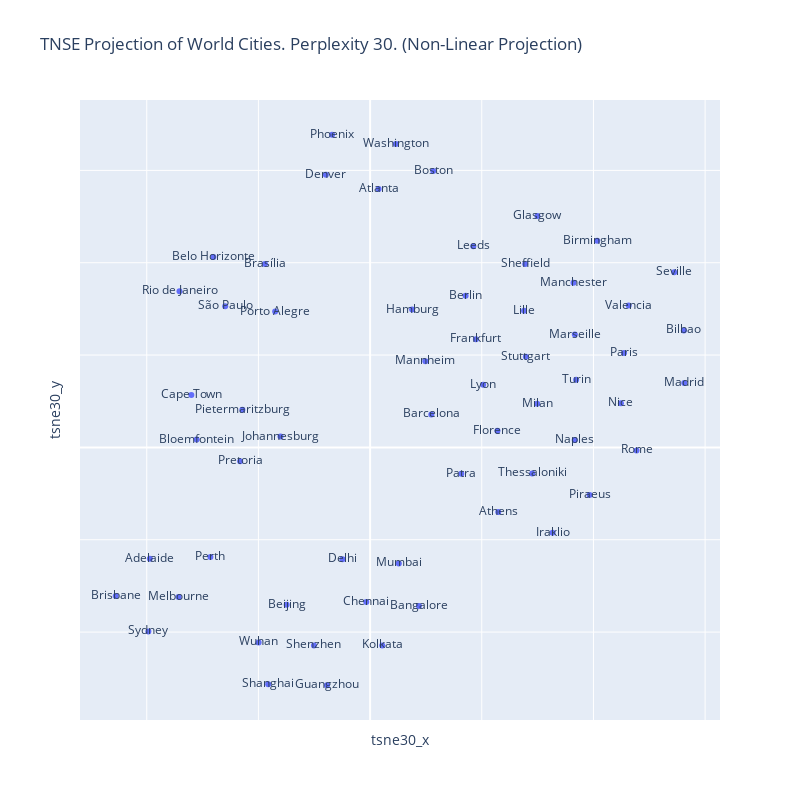

The notebook cell saved with this chart:
### Code cell
fig = px.scatter(world_results, x="tsne30_x", y="tsne30_y",
                text="city", 
                width=800, height=800, 
                title="TNSE Projection of World Cities. Perplexity 30. (Non-Linear Projection)")


fig.update_xaxes(
    showticklabels=False
)
fig.update_yaxes(
    showticklabels=False
)

fig

### Figure 1 — Plotly figure (JSON) as saved in the notebook; plotly's stock layout.template omitted (floating-point values rounded to 4 significant figures)
{"data": [{"hovertemplate": "tsne30_x=%{x}<br>tsne30_y=%{y}<br>city=%{text}<extra></extra>", "legendgroup": "", "marker": {"color": "#636efa", "symbol": "circle"}, "mode": "markers+text", "name": "", "orientation": "v", "showlegend": false, "text": ["Sydney", "Melbourne", "Brisbane", "Perth", "Adelaide", "São Paulo", "Rio de Janeiro", "Belo Horizonte", "Porto Alegre", "Brasília", "Shanghai", "Beijing", "Guangzhou", "Shenzhen", "Wuhan", "Paris", "Lyon", "Marseille", "Lille", "Nice", "Berlin", "Stuttgart", "Frankfurt", "Mannheim", "Hamburg", "Athens", "Thessaloniki", "Piraeus", "Patra", "Iraklio", "Mumbai", "Delhi", "Kolkata", "Chennai", "Bangalore", "Rome", "Milan", "Naples", "Turin", "Florence", "Johannesburg", "Cape Town", "Pretoria", "Pietermaritzburg", "Bloemfontein", "Madrid", "Barcelona", "Seville", "Bilbao", "Valencia", "Birmingham", "Manchester", "Leeds", "Sheffield", "Glasgow", "Washington", "Atlanta", "Boston", "Phoenix", "Denver"], "type": "scatter", "x": [-19.85, -17.15, -22.78, -14.3, -19.72, -12.98, -17.07, -14.03, -8.503, -9.42, -9.125, -7.474, -3.861, -5.029, -9.983, 22.74, 10.12, 18.33, 13.79, 22.46, 8.551, 13.95, 9.479, 4.948, 3.76, 11.48, 14.52, 19.65, 8.165, 16.34, 2.57, -2.471, 1.087, -0.3388, 4.373, 23.86, 14.96, 18.32, 18.45, 11.4, -8.023, -16.01, -11.64, -11.44, -15.54, 28.13, 5.481, 27.23, 28.09, 23.15, 20.33, 18.21, 9.237, 13.89, 14.98, 2.306, 0.7617, 5.65, -3.405, -3.962], "xaxis": "x", "y": [-19.93, -16.21, -16.1, -11.86, -12.06, 15.28, 16.91, 20.61, 14.72, 19.87, -25.64, -17.03, -25.76, -21.45, -21.12, 10.22, 6.784, 12.21, 14.81, 4.781, 16.41, 9.827, 11.72, 9.343, 14.92, -6.985, -2.813, -5.145, -2.852, -9.24, -12.57, -12.12, -21.45, -16.75, -17.17, -0.3307, 4.73, 0.8009, 7.321, 1.792, 1.178, 5.67, -1.496, 4.066, 0.8459, 6.983, 3.568, 18.96, 12.67, 15.37, 22.39, 17.83, 21.78, 19.86, 25.07, 32.85, 27.99, 29.92, 33.86, 29.52], "yaxis": "y"}], "layout": {"height": 800, "legend": {"tracegroupgap": 0}, "title": {"text": "TNSE Projection of World Cities. Perplexity 30. (Non-Linear Projection)"}, "width": 800, "xaxis": {"anchor": "y", "domain": [0, 1], "showticklabels": false, "title": {"text": "tsne30_x"}}, "yaxis": {"anchor": "x", "domain": [0, 1], "showticklabels": false, "title": {"text": "tsne30_y"}}}}
